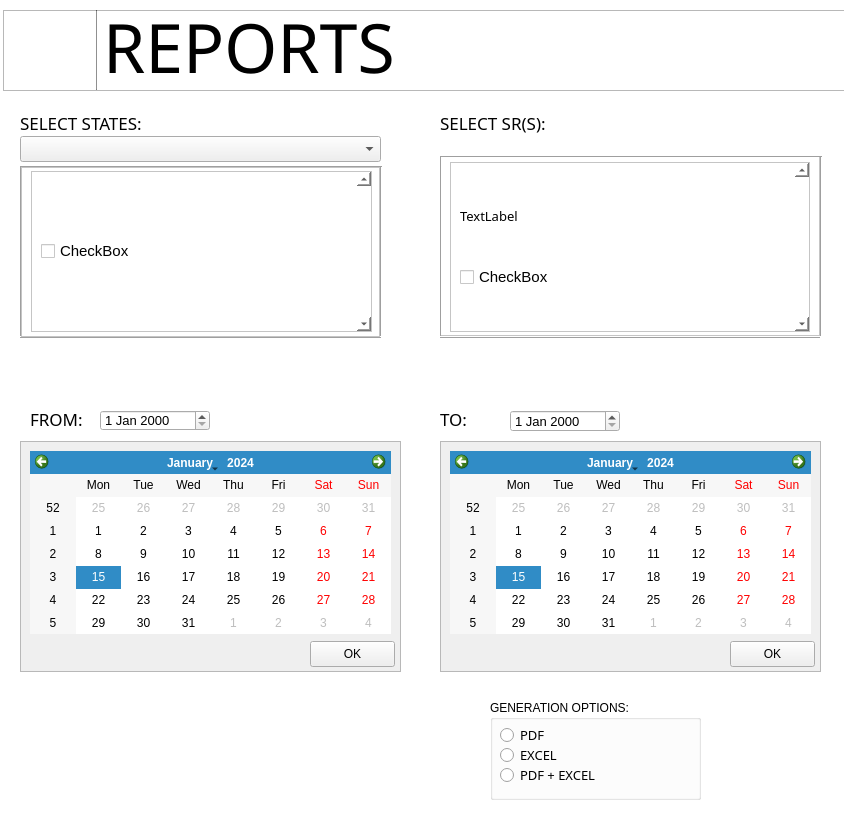
<?xml version="1.0" encoding="UTF-8"?>
<ui version="4.0">
    <class>ReportsWindow</class>
    <widget class="QMainWindow" name="ReportsWindow">
        <property name="geometry">
            <rect>
                <x>0</x>
                <y>0</y>
                <width>844</width>
                <height>823</height>
            </rect>
        </property>
        <property name="font">
            <font>
                <family>Yu Gothic Light</family>
            </font>
        </property>
        <property name="windowTitle">
            <string>MainWindow</string>
        </property>
        <property name="styleSheet">
            <string notr="true">#ReportsWindow{
                background-color: white
                }

                #sr_llist_area{
                background-color: white
                }
            </string>
        </property>
        <widget class="QWidget" name="centralwidget">
            <widget class="QFrame" name="frame">
                <property name="geometry">
                    <rect>
                        <x>3</x>
                        <y>10</y>
                        <width>1161</width>
                        <height>81</height>
                    </rect>
                </property>
                <property name="frameShape">
                    <enum>QFrame::StyledPanel</enum>
                </property>
                <property name="frameShadow">
                    <enum>QFrame::Raised</enum>
                </property>
                <widget class="QLabel" name="static_2">
                    <property name="geometry">
                        <rect>
                            <x>10</x>
                            <y>3</y>
                            <width>75</width>
                            <height>75</height>
                        </rect>
                    </property>
                    <property name="styleSheet">
                        <string notr="true">border-style: solid;
                            border-radius:500px;
                            max-width:75px;
                            max-height:75px;
                            min-width:75px;
                            min-height:75px;
                        </string>
                    </property>
                    <property name="text">
                        <string/>
                    </property>
                    <property name="pixmap">
                        <pixmap>assets/report.png</pixmap>
                    </property>
                    <property name="scaledContents">
                        <bool>true</bool>
                    </property>
                </widget>
                <widget class="QLabel" name="label">
                    <property name="geometry">
                        <rect>
                            <x>100</x>
                            <y>-1</y>
                            <width>431</width>
                            <height>75</height>
                        </rect>
                    </property>
                    <property name="font">
                        <font>
                            <family>Yu Gothic UI Light</family>
                            <pointsize>51</pointsize>
                        </font>
                    </property>
                    <property name="text">
                        <string>REPORTS</string>
                    </property>
                </widget>
                <widget class="Line" name="static_seperator">
                    <property name="geometry">
                        <rect>
                            <x>93</x>
                            <y>0</y>
                            <width>1</width>
                            <height>80</height>
                        </rect>
                    </property>
                    <property name="styleSheet">
                        <string notr="true">#static_seperator{
                            background-color: rgb(125, 125, 125);
                            }
                        </string>
                    </property>
                    <property name="orientation">
                        <enum>Qt::Vertical</enum>
                    </property>
                </widget>
            </widget>
            <widget class="QPushButton" name="saveReport">
                <property name="geometry">
                    <rect>
                        <x>720</x>
                        <y>700</y>
                        <width>100</width>
                        <height>100</height>
                    </rect>
                </property>
                <property name="cursor">
                    <cursorShape>PointingHandCursor</cursorShape>
                </property>
                <property name="styleSheet">
                    <string notr="true">border-style: solid;
                        border-radius:500px;
                        max-width:100px;
                        max-height:100px;
                        min-width:100px;
                        min-height:100px;
                    </string>
                </property>
                <property name="text">
                    <string/>
                </property>
                <property name="icon">
                    <iconset>
                        <normaloff>assets/save.png</normaloff>assets/save.png
                    </iconset>
                </property>
                <property name="iconSize">
                    <size>
                        <width>100</width>
                        <height>100</height>
                    </size>
                </property>
            </widget>
            <widget class="QFrame" name="toDatePickFrame">
                <property name="enabled">
                    <bool>true</bool>
                </property>
                <property name="geometry">
                    <rect>
                        <x>440</x>
                        <y>441</y>
                        <width>381</width>
                        <height>231</height>
                    </rect>
                </property>
                <property name="font">
                    <font>
                        <family>Yu Gothic UI Light</family>
                        <pointsize>10</pointsize>
                    </font>
                </property>
                <property name="cursor">
                    <cursorShape>ArrowCursor</cursorShape>
                </property>
                <property name="autoFillBackground">
                    <bool>true</bool>
                </property>
                <property name="styleSheet">
                    <string notr="true">#calendarFrame{
                        background-color:rgb(230,230,230);
                        border-raduis: 50px;
                        }
                    </string>
                </property>
                <property name="frameShape">
                    <enum>QFrame::StyledPanel</enum>
                </property>
                <property name="frameShadow">
                    <enum>QFrame::Raised</enum>
                </property>
                <widget class="QCalendarWidget" name="toDateCalendar">
                    <property name="geometry">
                        <rect>
                            <x>10</x>
                            <y>10</y>
                            <width>361</width>
                            <height>183</height>
                        </rect>
                    </property>
                    <property name="cursor">
                        <cursorShape>PointingHandCursor</cursorShape>
                    </property>
                    <property name="styleSheet">
                        <string notr="true">class MyDateEdit : QDateEdit
                            {
                            Q_OBJECT

                            protected:
                            void mouseEvent(QEvent *event) {
                            this.calendarWidget().show();
                            }
                            };
                        </string>
                    </property>
                    <property name="navigationBarVisible">
                        <bool>true</bool>
                    </property>
                    <property name="dateEditEnabled">
                        <bool>true</bool>
                    </property>
                </widget>
                <widget class="QPushButton" name="toDateCalendarConfirmBtn">
                    <property name="geometry">
                        <rect>
                            <x>290</x>
                            <y>200</y>
                            <width>85</width>
                            <height>26</height>
                        </rect>
                    </property>
                    <property name="autoFillBackground">
                        <bool>false</bool>
                    </property>
                    <property name="styleSheet">
                        <string notr="true">#confirm_calendar_selection_btn{
                            background-color: white;
                            }
                        </string>
                    </property>
                    <property name="text">
                        <string>OK</string>
                    </property>
                    <property name="autoDefault">
                        <bool>false</bool>
                    </property>
                    <property name="default">
                        <bool>false</bool>
                    </property>
                    <property name="flat">
                        <bool>false</bool>
                    </property>
                </widget>
            </widget>
            <widget class="QFrame" name="fromDatePickFrame">
                <property name="enabled">
                    <bool>true</bool>
                </property>
                <property name="geometry">
                    <rect>
                        <x>20</x>
                        <y>441</y>
                        <width>381</width>
                        <height>231</height>
                    </rect>
                </property>
                <property name="font">
                    <font>
                        <family>Yu Gothic UI Light</family>
                        <pointsize>10</pointsize>
                    </font>
                </property>
                <property name="cursor">
                    <cursorShape>ArrowCursor</cursorShape>
                </property>
                <property name="autoFillBackground">
                    <bool>true</bool>
                </property>
                <property name="styleSheet">
                    <string notr="true">#calendarFrame{
                        background-color:rgb(230,230,230);
                        border-raduis: 50px;
                        }
                    </string>
                </property>
                <property name="frameShape">
                    <enum>QFrame::StyledPanel</enum>
                </property>
                <property name="frameShadow">
                    <enum>QFrame::Raised</enum>
                </property>
                <widget class="QCalendarWidget" name="fromDateCalendar">
                    <property name="geometry">
                        <rect>
                            <x>10</x>
                            <y>10</y>
                            <width>361</width>
                            <height>183</height>
                        </rect>
                    </property>
                    <property name="cursor">
                        <cursorShape>PointingHandCursor</cursorShape>
                    </property>
                    <property name="styleSheet">
                        <string notr="true">class MyDateEdit : QDateEdit
                            {
                            Q_OBJECT

                            protected:
                            void mouseEvent(QEvent *event) {
                            this.calendarWidget().show();
                            }
                            };
                        </string>
                    </property>
                    <property name="navigationBarVisible">
                        <bool>true</bool>
                    </property>
                    <property name="dateEditEnabled">
                        <bool>true</bool>
                    </property>
                </widget>
                <widget class="QPushButton" name="fromDateCalendarConfirmBtn">
                    <property name="geometry">
                        <rect>
                            <x>290</x>
                            <y>200</y>
                            <width>85</width>
                            <height>26</height>
                        </rect>
                    </property>
                    <property name="autoFillBackground">
                        <bool>false</bool>
                    </property>
                    <property name="styleSheet">
                        <string notr="true">#confirm_calendar_selection_btn{
                            background-color: white;
                            }
                        </string>
                    </property>
                    <property name="text">
                        <string>OK</string>
                    </property>
                    <property name="autoDefault">
                        <bool>false</bool>
                    </property>
                    <property name="default">
                        <bool>false</bool>
                    </property>
                    <property name="flat">
                        <bool>false</bool>
                    </property>
                </widget>
            </widget>
            <widget class="QLabel" name="static_6">
                <property name="geometry">
                    <rect>
                        <x>30</x>
                        <y>406</y>
                        <width>61</width>
                        <height>25</height>
                    </rect>
                </property>
                <property name="font">
                    <font>
                        <family>Yu Gothic UI Light</family>
                        <pointsize>13</pointsize>
                    </font>
                </property>
                <property name="text">
                    <string>FROM:</string>
                </property>
            </widget>
            <widget class="QDateEdit" name="fromDateEdit">
                <property name="geometry">
                    <rect>
                        <x>100</x>
                        <y>410</y>
                        <width>110</width>
                        <height>21</height>
                    </rect>
                </property>
                <property name="font">
                    <font>
                        <pointsize>10</pointsize>
                    </font>
                </property>
            </widget>
            <widget class="QLabel" name="static_5">
                <property name="geometry">
                    <rect>
                        <x>440</x>
                        <y>406</y>
                        <width>61</width>
                        <height>25</height>
                    </rect>
                </property>
                <property name="font">
                    <font>
                        <family>Yu Gothic UI Light</family>
                        <pointsize>13</pointsize>
                    </font>
                </property>
                <property name="text">
                    <string>TO:</string>
                </property>
            </widget>
            <widget class="QDateEdit" name="toDateEdit">
                <property name="geometry">
                    <rect>
                        <x>510</x>
                        <y>410</y>
                        <width>110</width>
                        <height>22</height>
                    </rect>
                </property>
                <property name="font">
                    <font>
                        <pointsize>10</pointsize>
                    </font>
                </property>
            </widget>
            <widget class="QGroupBox" name="generationOptionBox">
                <property name="geometry">
                    <rect>
                        <x>490</x>
                        <y>700</y>
                        <width>211</width>
                        <height>100</height>
                    </rect>
                </property>
                <property name="font">
                    <font>
                        <family>Yu Gothic UI</family>
                    </font>
                </property>
                <property name="title">
                    <string>GENERATION OPTIONS:</string>
                </property>
                <widget class="QRadioButton" name="BothRadioButton">
                    <property name="geometry">
                        <rect>
                            <x>10</x>
                            <y>60</y>
                            <width>111</width>
                            <height>30</height>
                        </rect>
                    </property>
                    <property name="font">
                        <font>
                            <family>Yu Gothic UI Light</family>
                            <pointsize>10</pointsize>
                        </font>
                    </property>
                    <property name="text">
                        <string>PDF + EXCEL</string>
                    </property>
                </widget>
                <widget class="QRadioButton" name="PDFRadioButton">
                    <property name="geometry">
                        <rect>
                            <x>10</x>
                            <y>20</y>
                            <width>90</width>
                            <height>30</height>
                        </rect>
                    </property>
                    <property name="font">
                        <font>
                            <family>Yu Gothic UI Light</family>
                            <pointsize>10</pointsize>
                        </font>
                    </property>
                    <property name="text">
                        <string>PDF</string>
                    </property>
                </widget>
                <widget class="QRadioButton" name="ExcelRadioBotton">
                    <property name="geometry">
                        <rect>
                            <x>10</x>
                            <y>40</y>
                            <width>90</width>
                            <height>30</height>
                        </rect>
                    </property>
                    <property name="font">
                        <font>
                            <family>Yu Gothic UI Light</family>
                            <pointsize>10</pointsize>
                        </font>
                    </property>
                    <property name="text">
                        <string>EXCEL</string>
                    </property>
                </widget>
            </widget>
            <widget class="QFrame" name="sr_frame">
                <property name="geometry">
                    <rect>
                        <x>440</x>
                        <y>156</y>
                        <width>380</width>
                        <height>180</height>
                    </rect>
                </property>
                <property name="font">
                    <font>
                        <weight>50</weight>
                        <bold>false</bold>
                    </font>
                </property>
                <property name="styleSheet">
                    <string notr="true">background-color: white;
                    </string>
                </property>
                <property name="frameShape">
                    <enum>QFrame::StyledPanel</enum>
                </property>
                <property name="frameShadow">
                    <enum>QFrame::Raised</enum>
                </property>
                <widget class="QScrollArea" name="sr_llist_area">
                    <property name="geometry">
                        <rect>
                            <x>10</x>
                            <y>6</y>
                            <width>360</width>
                            <height>170</height>
                        </rect>
                    </property>
                    <property name="sizePolicy">
                        <sizepolicy hsizetype="Expanding" vsizetype="MinimumExpanding">
                            <horstretch>0</horstretch>
                            <verstretch>0</verstretch>
                        </sizepolicy>
                    </property>
                    <property name="autoFillBackground">
                        <bool>true</bool>
                    </property>
                    <property name="styleSheet">
                        <string notr="true">
                            QScrollArea {
                            background:white;
                            border: 6px black;
                            background-color: white;
                            }

                            QScrollBar {
                            background:white;
                            background: white;
                            border-radius: 5px;
                            }

                            QScrollBar:vertical {
                            background:white;
                            width: 13px;
                            }

                            QScrollBar::handle:vertical {
                            width: 25px;
                            min-height: 10px;
                            }

                            QScrollBar::add-line {
                            border: none;
                            background: none;
                            }

                            QScrollBar::sub-line {
                            border: none;
                            background: none;
                            }


                            QScrollBar::handle {
                            background: rgb(58,168, 138);
                            border-radius: 6px;
                            }


                            /* QScrollBar:vertical
                            {
                            background-color: rgb(229, 229, 229);
                            width: 15px;
                            margin: 15px 3px 15px 3px;
                            border: 5px white;
                            border-radius: 4px;
                            }

                            QScrollBar::handle:vertical
                            {
                            background-color: rgb(58, 168, 138);
                            min-height: 5px;
                            border-radius: 4px;
                            }

                            QScrollBar::sub-line:vertical
                            {
                            margin: 3px 0px 3px 0px;
                            border-image: url(:/qss_icons/rc/up_arrow_disabled.png);
                            height: 10px;
                            width: 10px;
                            subcontrol-position: top;
                            subcontrol-origin: margin;
                            }

                            QScrollBar::add-line:vertical
                            {
                            margin: 3px 0px 3px 0px;
                            border-image: url(:/qss_icons/rc/down_arrow_disabled.png);
                            height: 10px;
                            width: 10px;
                            subcontrol-position: bottom;
                            subcontrol-origin: margin;
                            }

                            QScrollBar::sub-line:vertical:hover,QScrollBar::sub-line:vertical:on
                            {

                            border-image: url(:/qss_icons/rc/up_arrow.png);
                            height: 10px;
                            width: 10px;
                            subcontrol-position: top;
                            subcontrol-origin: margin;
                            }


                            QScrollBar::add-line:vertical:hover, QScrollBar::add-line:vertical:on
                            {
                            border-image: url(:/qss_icons/rc/down_arrow.png);
                            height: 10px;
                            width: 10px;
                            subcontrol-position: bottom;
                            subcontrol-origin: margin;
                            }

                            QScrollBar::up-arrow:vertical, QScrollBar::down-arrow:vertical
                            {
                            background: none;
                            }


                            QScrollBar::add-page:vertical, QScrollBar::sub-page:vertical
                            {
                            background: none;
                            }


                            QScrollBar{
                            background-color: transparent;
                            }
                        </string>
                    </property>
                    <property name="frameShape">
                        <enum>QFrame::StyledPanel</enum>
                    </property>
                    <property name="frameShadow">
                        <enum>QFrame::Sunken</enum>
                    </property>
                    <property name="lineWidth">
                        <number>8</number>
                    </property>
                    <property name="verticalScrollBarPolicy">
                        <enum>Qt::ScrollBarAlwaysOn</enum>
                    </property>
                    <property name="widgetResizable">
                        <bool>true</bool>
                    </property>
                    <property name="alignment">
                        <set>Qt::AlignLeading|Qt::AlignLeft|Qt::AlignVCenter</set>
                    </property>
                    <widget class="QWidget" name="scrollAreaWidgetContents">
                        <property name="geometry">
                            <rect>
                                <x>0</x>
                                <y>0</y>
                                <width>347</width>
                                <height>170</height>
                            </rect>
                        </property>
                        <property name="font">
                            <font>
                                <pointsize>16</pointsize>
                            </font>
                        </property>
                        <layout class="QVBoxLayout">
                            <item>
                                <widget class="QLabel" name="stateLabel">
                                    <property name="maximumSize">
                                        <size>
                                            <width>16777215</width>
                                            <height>25</height>
                                        </size>
                                    </property>
                                    <property name="font">
                                        <font>
                                            <family>Yu Gothic UI Light</family>
                                            <pointsize>10</pointsize>
                                        </font>
                                    </property>
                                    <property name="text">
                                        <string>TextLabel</string>
                                    </property>
                                </widget>
                            </item>
                            <item>
                                <widget class="QCheckBox" name="SrCheckBox">
                                    <property name="font">
                                        <font>
                                            <pointsize>11</pointsize>
                                        </font>
                                    </property>
                                    <property name="text">
                                        <string>CheckBox</string>
                                    </property>
                                </widget>
                            </item>
                        </layout>
                    </widget>
                </widget>
            </widget>
            <widget class="Line" name="line">
                <property name="geometry">
                    <rect>
                        <x>440</x>
                        <y>330</y>
                        <width>380</width>
                        <height>16</height>
                    </rect>
                </property>
                <property name="orientation">
                    <enum>Qt::Horizontal</enum>
                </property>
            </widget>
            <widget class="Line" name="line_2">
                <property name="geometry">
                    <rect>
                        <x>440</x>
                        <y>149</y>
                        <width>380</width>
                        <height>16</height>
                    </rect>
                </property>
                <property name="orientation">
                    <enum>Qt::Horizontal</enum>
                </property>
            </widget>
            <widget class="Line" name="line_3">
                <property name="geometry">
                    <rect>
                        <x>440</x>
                        <y>156</y>
                        <width>3</width>
                        <height>180</height>
                    </rect>
                </property>
                <property name="orientation">
                    <enum>Qt::Vertical</enum>
                </property>
            </widget>
            <widget class="Line" name="line_4">
                <property name="geometry">
                    <rect>
                        <x>820</x>
                        <y>156</y>
                        <width>3</width>
                        <height>180</height>
                    </rect>
                </property>
                <property name="orientation">
                    <enum>Qt::Vertical</enum>
                </property>
            </widget>
            <widget class="Line" name="line_5">
                <property name="geometry">
                    <rect>
                        <x>380</x>
                        <y>166</y>
                        <width>3</width>
                        <height>170</height>
                    </rect>
                </property>
                <property name="orientation">
                    <enum>Qt::Vertical</enum>
                </property>
            </widget>
            <widget class="Line" name="line_6">
                <property name="geometry">
                    <rect>
                        <x>20</x>
                        <y>159</y>
                        <width>361</width>
                        <height>16</height>
                    </rect>
                </property>
                <property name="orientation">
                    <enum>Qt::Horizontal</enum>
                </property>
            </widget>
            <widget class="Line" name="line_7">
                <property name="geometry">
                    <rect>
                        <x>20</x>
                        <y>330</y>
                        <width>361</width>
                        <height>16</height>
                    </rect>
                </property>
                <property name="orientation">
                    <enum>Qt::Horizontal</enum>
                </property>
            </widget>
            <widget class="Line" name="line_8">
                <property name="geometry">
                    <rect>
                        <x>20</x>
                        <y>166</y>
                        <width>3</width>
                        <height>170</height>
                    </rect>
                </property>
                <property name="orientation">
                    <enum>Qt::Vertical</enum>
                </property>
            </widget>
            <widget class="QFrame" name="state_frame">
                <property name="geometry">
                    <rect>
                        <x>21</x>
                        <y>167</y>
                        <width>359</width>
                        <height>170</height>
                    </rect>
                </property>
                <property name="font">
                    <font>
                        <weight>50</weight>
                        <bold>false</bold>
                    </font>
                </property>
                <property name="styleSheet">
                    <string notr="true">background-color: white;
                    </string>
                </property>
                <property name="frameShape">
                    <enum>QFrame::StyledPanel</enum>
                </property>
                <property name="frameShadow">
                    <enum>QFrame::Raised</enum>
                </property>
                <widget class="QScrollArea" name="state_list_area">
                    <property name="geometry">
                        <rect>
                            <x>10</x>
                            <y>4</y>
                            <width>341</width>
                            <height>161</height>
                        </rect>
                    </property>
                    <property name="autoFillBackground">
                        <bool>true</bool>
                    </property>
                    <property name="styleSheet">
                        <string notr="true">
                            QScrollArea {
                            background:white;
                            border: 6px black;
                            background-color: white;
                            }

                            QScrollBar {
                            background:white;
                            background: white;
                            border-radius: 5px;
                            }

                            QScrollBar:vertical {
                            background:white;
                            width: 13px;
                            }

                            QScrollBar::handle:vertical {
                            width: 25px;
                            min-height: 10px;
                            }

                            QScrollBar::add-line {
                            border: none;
                            background: none;
                            }

                            QScrollBar::sub-line {
                            border: none;
                            background: none;
                            }


                            QScrollBar::handle {
                            background: rgb(58,168, 138);
                            border-radius: 6px;
                            }


                            /* QScrollBar:vertical
                            {
                            background-color: rgb(229, 229, 229);
                            width: 15px;
                            margin: 15px 3px 15px 3px;
                            border: 5px white;
                            border-radius: 4px;
                            }

                            QScrollBar::handle:vertical
                            {
                            background-color: rgb(58, 168, 138);
                            min-height: 5px;
                            border-radius: 4px;
                            }

                            QScrollBar::sub-line:vertical
                            {
                            margin: 3px 0px 3px 0px;
                            border-image: url(:/qss_icons/rc/up_arrow_disabled.png);
                            height: 10px;
                            width: 10px;
                            subcontrol-position: top;
                            subcontrol-origin: margin;
                            }

                            QScrollBar::add-line:vertical
                            {
                            margin: 3px 0px 3px 0px;
                            border-image: url(:/qss_icons/rc/down_arrow_disabled.png);
                            height: 10px;
                            width: 10px;
                            subcontrol-position: bottom;
                            subcontrol-origin: margin;
                            }

                            QScrollBar::sub-line:vertical:hover,QScrollBar::sub-line:vertical:on
                            {

                            border-image: url(:/qss_icons/rc/up_arrow.png);
                            height: 10px;
                            width: 10px;
                            subcontrol-position: top;
                            subcontrol-origin: margin;
                            }


                            QScrollBar::add-line:vertical:hover, QScrollBar::add-line:vertical:on
                            {
                            border-image: url(:/qss_icons/rc/down_arrow.png);
                            height: 10px;
                            width: 10px;
                            subcontrol-position: bottom;
                            subcontrol-origin: margin;
                            }

                            QScrollBar::up-arrow:vertical, QScrollBar::down-arrow:vertical
                            {
                            background: none;
                            }


                            QScrollBar::add-page:vertical, QScrollBar::sub-page:vertical
                            {
                            background: none;
                            }


                            QScrollBar{
                            background-color: transparent;
                            }
                        </string>
                    </property>
                    <property name="frameShape">
                        <enum>QFrame::StyledPanel</enum>
                    </property>
                    <property name="frameShadow">
                        <enum>QFrame::Sunken</enum>
                    </property>
                    <property name="lineWidth">
                        <number>8</number>
                    </property>
                    <property name="verticalScrollBarPolicy">
                        <enum>Qt::ScrollBarAlwaysOn</enum>
                    </property>
                    <property name="horizontalScrollBarPolicy">
                        <enum>Qt::ScrollBarAsNeeded</enum>
                    </property>
                    <property name="widgetResizable">
                        <bool>true</bool>
                    </property>
                    <property name="alignment">
                        <set>Qt::AlignLeading|Qt::AlignLeft|Qt::AlignVCenter</set>
                    </property>
                    <widget class="QWidget" name="scrollAreaWidgetContents_2">
                        <property name="geometry">
                            <rect>
                                <x>0</x>
                                <y>0</y>
                                <width>328</width>
                                <height>161</height>
                            </rect>
                        </property>
                        <property name="font">
                            <font>
                                <pointsize>16</pointsize>
                            </font>
                        </property>
                        <layout class="QVBoxLayout" name="_2">
                            <item>
                                <widget class="QCheckBox" name="StateCheckBox">
                                    <property name="font">
                                        <font>
                                            <pointsize>11</pointsize>
                                        </font>
                                    </property>
                                    <property name="text">
                                        <string>CheckBox</string>
                                    </property>
                                </widget>
                            </item>
                        </layout>
                    </widget>
                </widget>
            </widget>
            <widget class="QLabel" name="static_7">
                <property name="geometry">
                    <rect>
                        <x>20</x>
                        <y>110</y>
                        <width>141</width>
                        <height>25</height>
                    </rect>
                </property>
                <property name="font">
                    <font>
                        <family>Yu Gothic UI Light</family>
                        <pointsize>13</pointsize>
                    </font>
                </property>
                <property name="text">
                    <string>SELECT STATES:</string>
                </property>
            </widget>
            <widget class="QLabel" name="static_8">
                <property name="geometry">
                    <rect>
                        <x>440</x>
                        <y>110</y>
                        <width>141</width>
                        <height>25</height>
                    </rect>
                </property>
                <property name="font">
                    <font>
                        <family>Yu Gothic UI Light</family>
                        <pointsize>13</pointsize>
                    </font>
                </property>
                <property name="text">
                    <string>SELECT SR(S):</string>
                </property>
            </widget>
            <widget class="QComboBox" name="stateSelectionBox">
                <property name="geometry">
                    <rect>
                        <x>20</x>
                        <y>136</y>
                        <width>361</width>
                        <height>26</height>
                    </rect>
                </property>
            </widget>
            <zorder>frame</zorder>
            <zorder>saveReport</zorder>
            <zorder>static_6</zorder>
            <zorder>fromDateEdit</zorder>
            <zorder>static_5</zorder>
            <zorder>toDateEdit</zorder>
            <zorder>generationOptionBox</zorder>
            <zorder>fromDatePickFrame</zorder>
            <zorder>toDatePickFrame</zorder>
            <zorder>sr_frame</zorder>
            <zorder>line</zorder>
            <zorder>line_2</zorder>
            <zorder>line_3</zorder>
            <zorder>line_4</zorder>
            <zorder>line_5</zorder>
            <zorder>line_6</zorder>
            <zorder>line_7</zorder>
            <zorder>line_8</zorder>
            <zorder>state_frame</zorder>
            <zorder>static_7</zorder>
            <zorder>static_8</zorder>
            <zorder>stateSelectionBox</zorder>
        </widget>
    </widget>
    <resources/>
    <connections/>
</ui>
